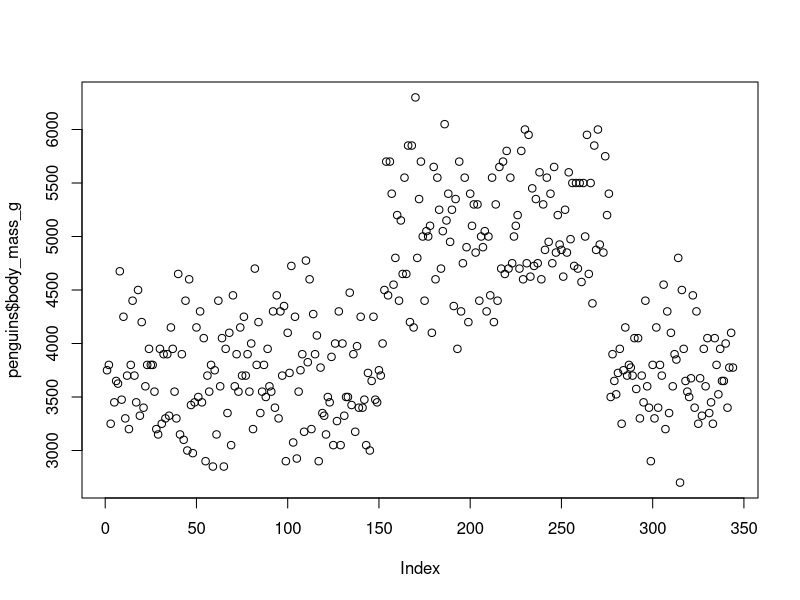
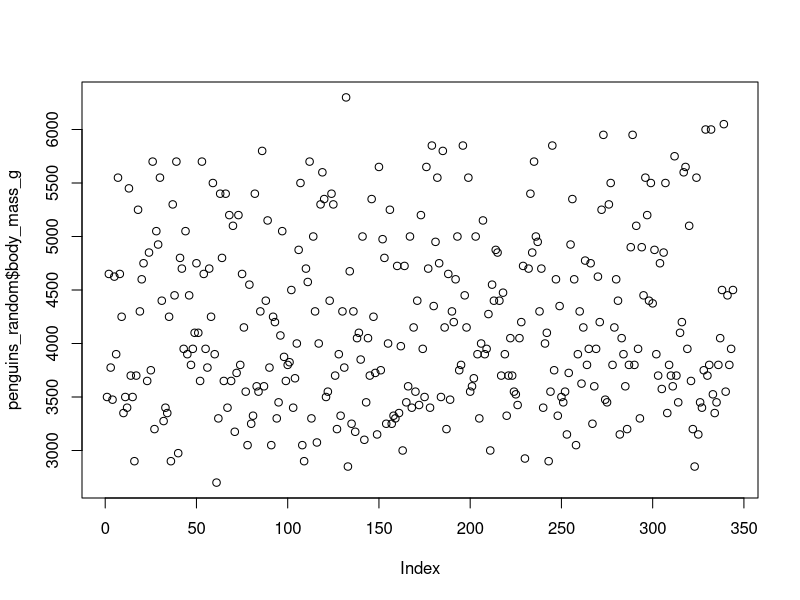
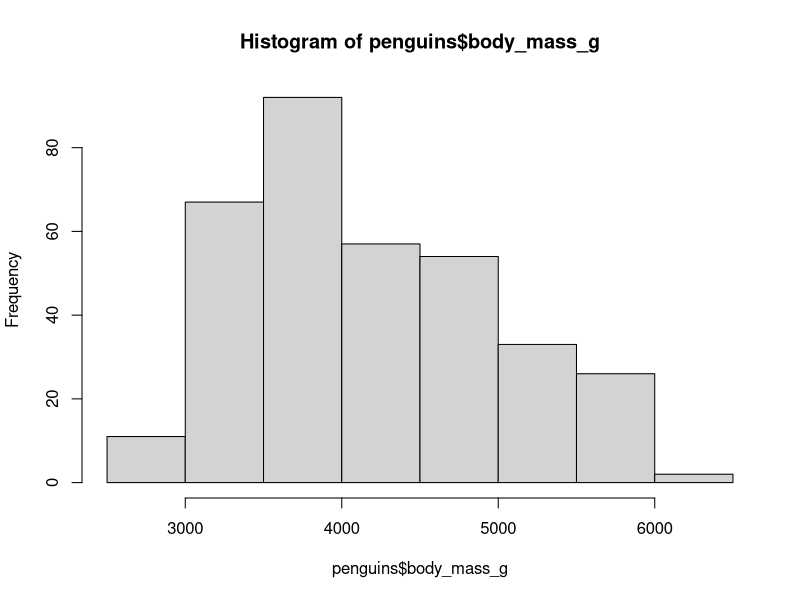
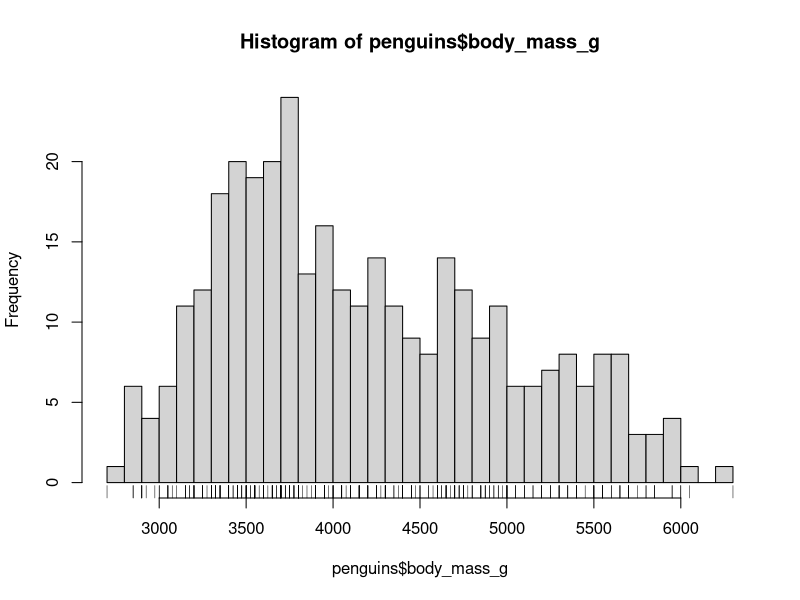
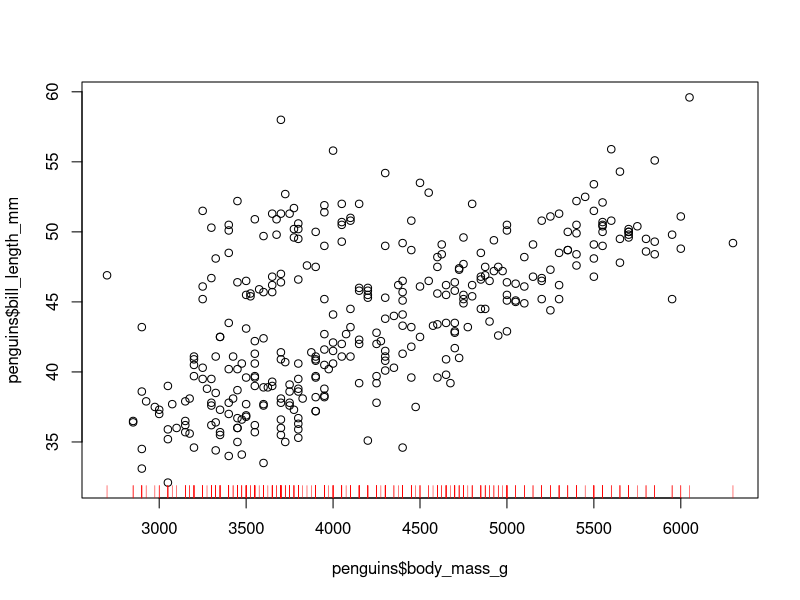
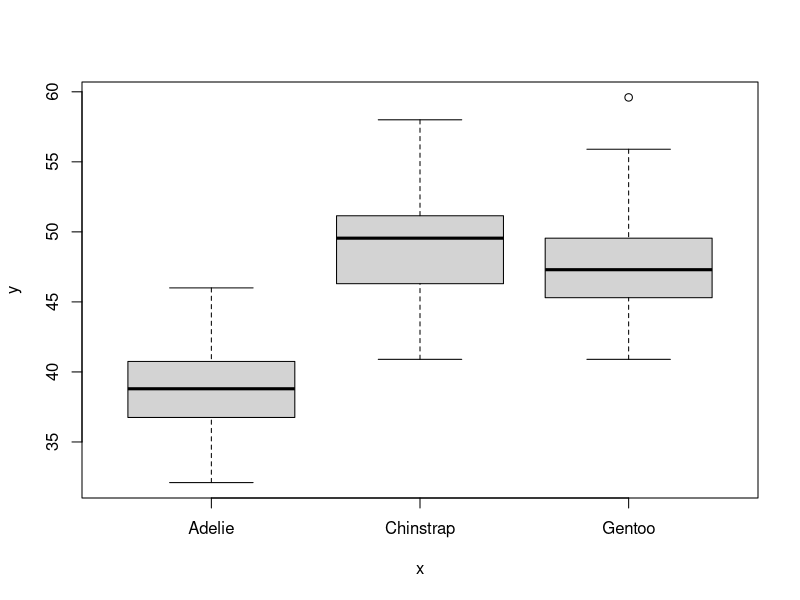
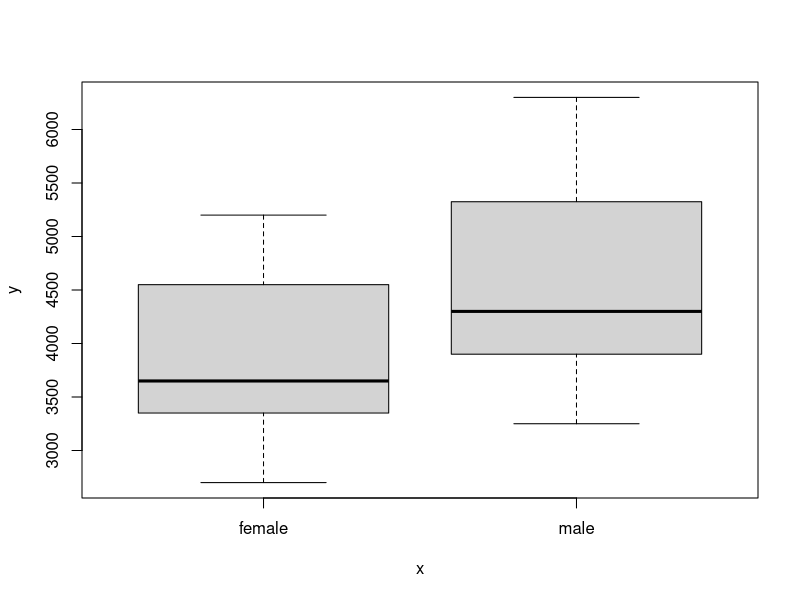
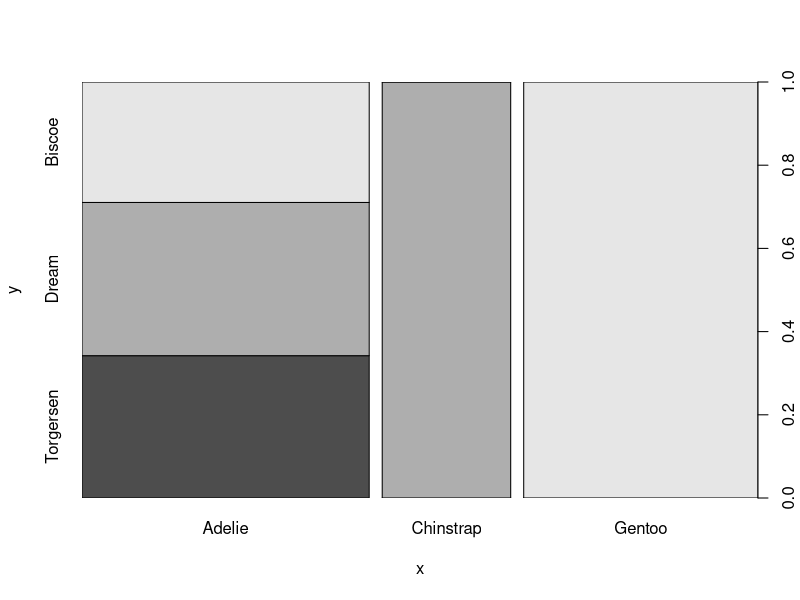

Reproduce these figures in R, in order.
## 5. Data udforskning og visualisering

# Gennemgang af lektion 4 øvelser

# Deskriptiv statistik

penguins <- palmerpenguins::penguins

summary(penguins$bill_length_mm)

mean(penguins$bill_length_mm, na.rm = TRUE)

median(penguins$bill_length_mm, na.rm = TRUE)

max(penguins$bill_length_mm, na.rm = TRUE)

min(penguins$bill_length_mm, na.rm = TRUE)

unique(penguins$species)

class(penguins$bill_length_mm)

str(penguins$bill_length_mm)

str(penguins)




### Visualisering i R basic
plot(penguins$body_mass_g) # x axis baseres på rækkefølgen (index)
View(penguins)


# randomisering
runif(20, 0, 20) # random uniform

sample(x = c(1:20), size = 10)
sample(x = c(1:20), size = 25, replace = TRUE)

# for at randomisere index
sample(length(penguins$species))
penguins_random <- penguins[sample(length(penguins$species)),]

plot(penguins_random$body_mass_g)

### histogram
hist(penguins$body_mass_g)

hist(penguins$body_mass_g, breaks = 40)
rug(penguins$body_mass_g, lwd = 0.50)

### scatterplot
plot(penguins$body_mass_g, penguins$bill_length_mm)
rug(penguins$body_mass_g, col = "red")

### Boxplot
plot(penguins$species, penguins$bill_length_mm)

plot(penguins$sex, penguins$body_mass_g)

### barplot
plot(penguins$species, penguins$island)


### scatterplot
datasets::women

plot(datasets::women)

plot(datasets::women$height, 
     datasets::women$weight, 
     type = "b", 
     main = "Kvinders højde vs vægt", 
     xlab = "Vægt", 
     ylab = "Højde", 
     xlim = c(50,75))



# Install package ggplot2
install.packages("ggplot2")
library(ggplot2)

# clean dataset
penguins_clean <- na.omit(penguins)

# Histogram
ggplot(data = penguins_clean, 
       mapping = aes(body_mass_g)) +
  geom_histogram(bins = 50)

# boxplot
ggplot(data = penguins_clean,
       mapping = aes(sex, body_mass_g)) +
  geom_boxplot()

# scatter of sex vs mass + jitter
ggplot(data = penguins_clean,
       mapping = aes(sex, body_mass_g)) +
  geom_point() + 
  geom_jitter()

# simple scatterplot
ggplot(penguins_clean, 
       aes(body_mass_g, 
           bill_length_mm)) +
  geom_point()

# scatterplot with title and rug
ggplot(penguins_clean,
       aes(body_mass_g, bill_length_mm)) +
  geom_point() +
  labs(title = "Penguin Mass vs Bill Length - grouped in species",
       x = "Mass", y = "Bill Length") +
  geom_rug()

# scatterplot with species as color
ggplot(penguins_clean,
       aes(body_mass_g, bill_length_mm)) +
  geom_point(aes(color=species))

ggplot(penguins_clean,
       aes(body_mass_g, bill_length_mm)) +
  geom_point(aes(color=species)) +
  geom_hline(yintercept = mean(penguins_clean$bill_length_mm), col="blue") +
  geom_vline(xintercept = mean(penguins_clean$body_mass_g), col="red")

# med køn som punkter
ggplot(penguins_clean,
       aes(body_mass_g, bill_length_mm)) +
  geom_point(aes(shape=species, color=sex))


# med filtrering
ggplot(penguins_clean[penguins_clean$body_mass_g > 3500 & penguins_clean$species != "Chinstrap",],
       aes(body_mass_g, bill_length_mm)) +
  geom_point(aes(color=species)) +
  theme_bw()


# med regression og konfidenstinterval
test <- lm(formula = bill_length_mm ~ body_mass_g, 
           data = penguins_clean)
ggplot(penguins_clean, 
       aes(body_mass_g, bill_length_mm)) +
  geom_point(aes(color=species)) +
  geom_abline(slope = test$coefficients[[2]], intercept = test$coefficients[[1]])

ggplot(penguins_clean,
       aes(body_mass_g, bill_length_mm)) +
  geom_point(aes(color=species)) +
  geom_smooth(method = "loess")

ggplot(penguins_clean,
       aes(body_mass_g, bill_length_mm)) +
  geom_point(aes(color=species)) +
  geom_smooth(method = "lm")


# Øvelser
# Plotting med base R
mtcars <- mtcars
# Lav et Histogram med disp kolonnen i mtcars datasættet
hist(mtcars$disp)

# Lav et scatterplot med mtcars kolonnerne hp og disp
plot(mtcars$hp, mtcars$disp)

# Lav et scatterplot hvor du selv vælger 2 kolonner fra mtcars datasættet
# eller penguins datasættet. Giv det en titel og giv akserne navne
plot( mtcars$hp, mtcars$mpg, main = "Efficiens vs styrke", xlab = "Hestekræfter", ylab = "Miles per Gallon")


# GGplot2
# Lav et histogram i ggplot2 - vælg selv dit datasæt eller brug mtcars
library(ggplot2)
ggplot(mtcars,
       aes(mpg)) +
  geom_histogram()

# lav et boxplot i ggplot2
ggplot(mtcars,
       aes(as.factor(cyl), hp)) +
  geom_boxplot()

# Lav et scatterplot med brug af 2 kolonner i ggplot2
ggplot(mtcars,
       aes(hp, mpg)) +
  geom_point()

# Lav et scatterplot der bruger 2 kolonner og laver farver med en 3. kolonne
ggplot(mtcars,
       aes(hp, mpg)) +
  geom_point(aes(color=as.factor(cyl)))
